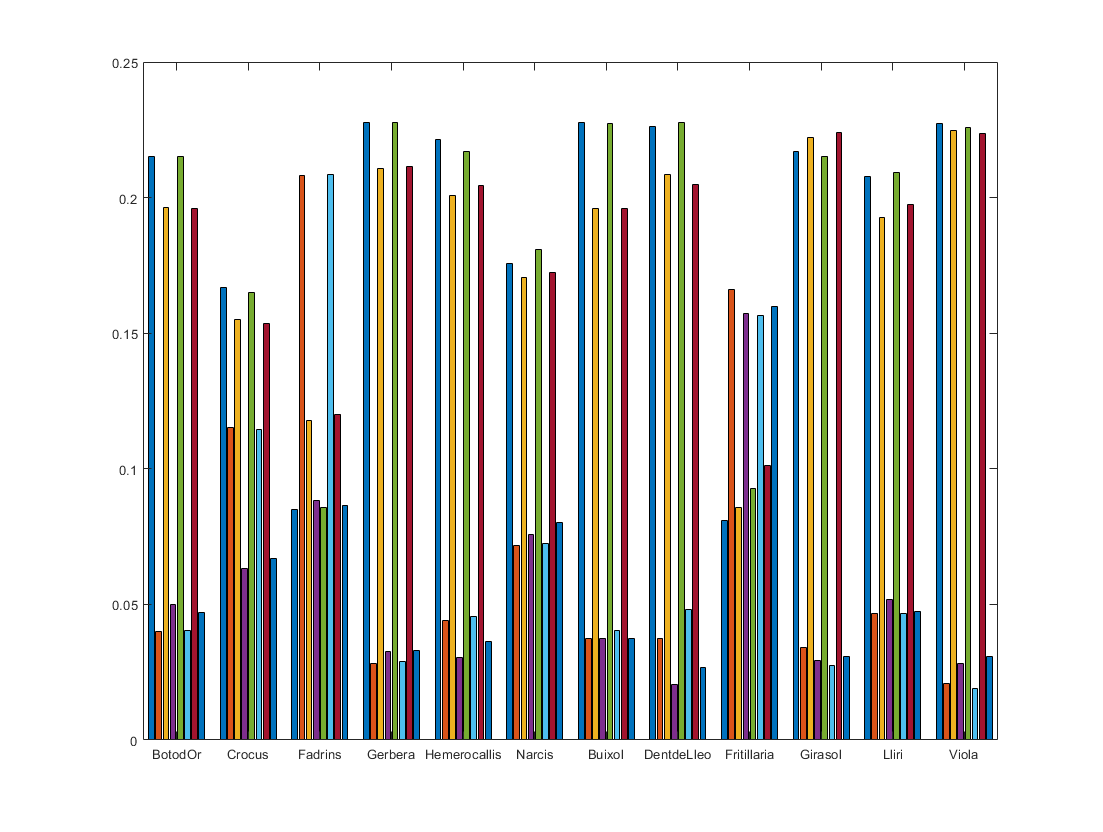
%> input picture Graficosdocs/bars.png, 1103 x 832 px
$ octave --eval "result = maybeedge(imread('Graficosdocs/bars.png'));"   (GNU Octave 9; MATLAB toolbox functions it lacks are replaced by stand-ins)
%> lines starting %> are read from the running program, lines starting %| are printed output that depends on the picture; in (x1, y1, x2, y2) boxes, pixels count from 0 and x2, y2 are one past the last pixel; in counts of white or black regions, pixels touching at a corner belong together; the program's own positions count from 1
function [result,final] = maybeedge (im)

gray = rgb2gray(im);
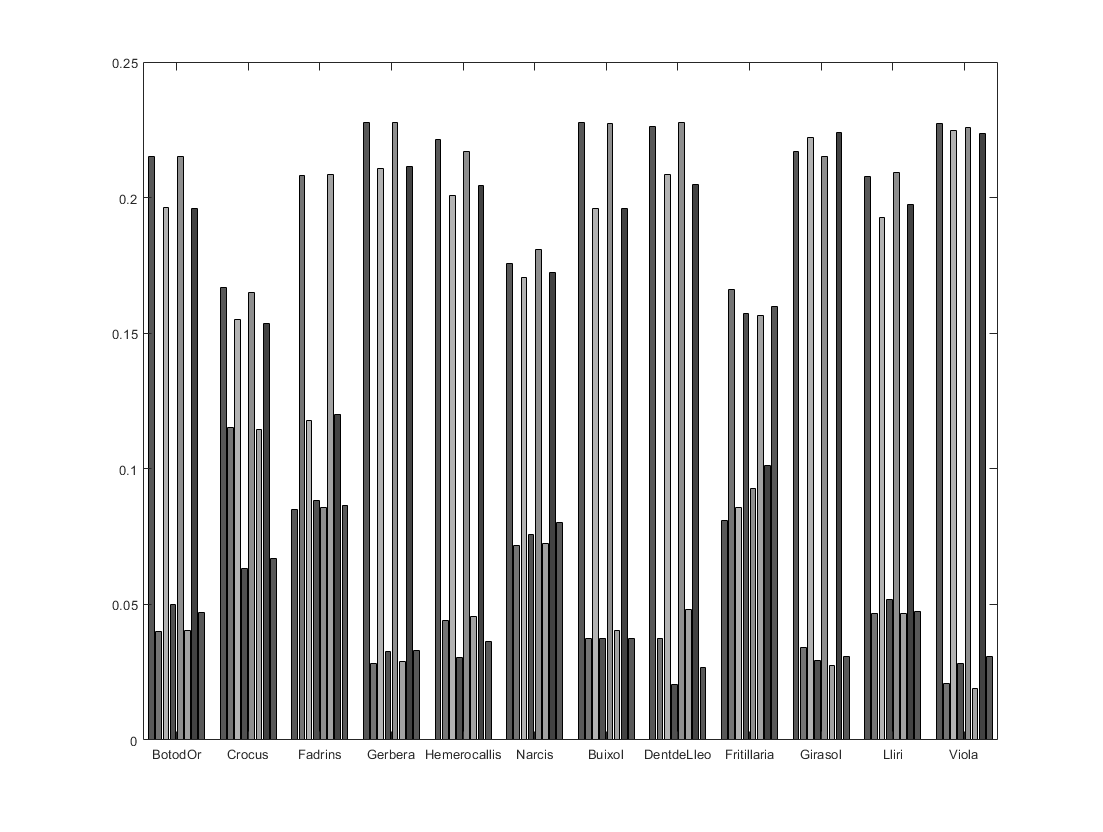
%> gray: size 832x1103 uint8; min 0, max 255, mean 212.6
canny5 = edge(gray,'Canny');
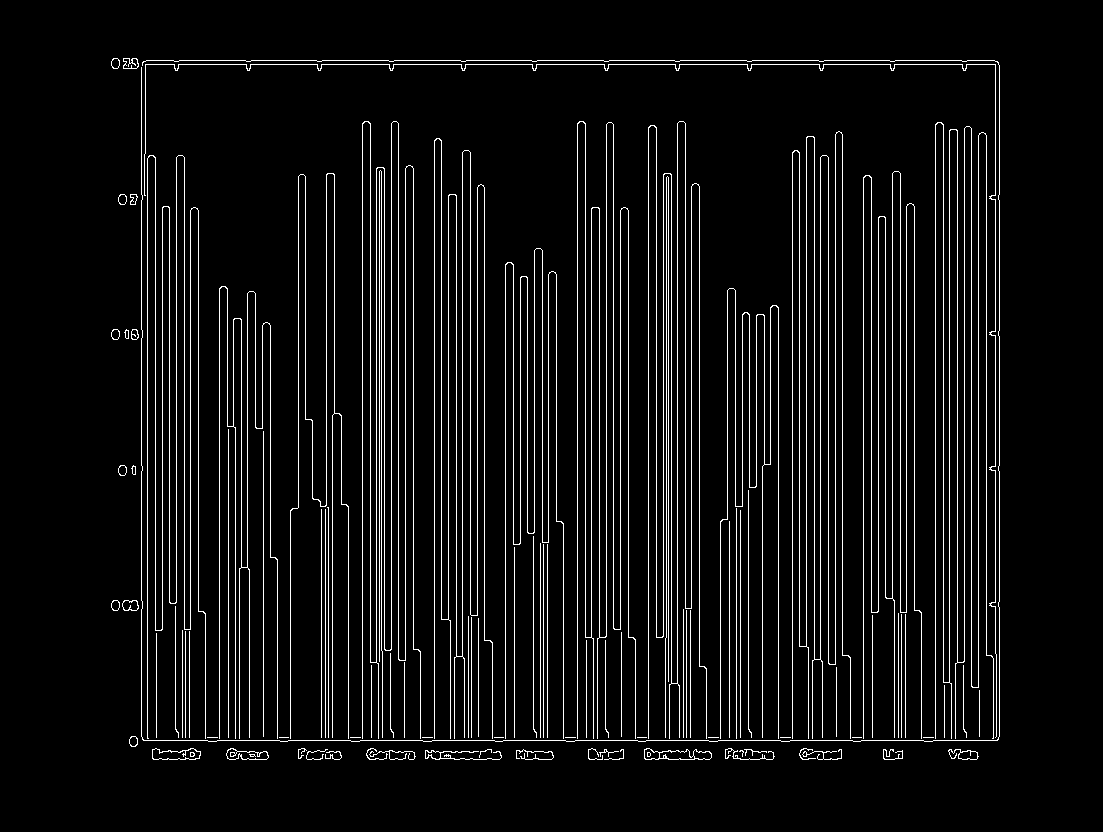
%> canny5: size 832x1103 logical; 6.4% white in thin lines or dots, all inside (x1, y1, x2, y2) = (111, 58, 1000, 760)
canny3 = edge(gray,'Canny',[0.1 0.5],7.0);
%> canny3: size 832x1103 logical; 2.1% white in thin lines or dots, all inside (x1, y1, x2, y2) = (142, 121, 995, 741)
canny = imreconstruct(canny3,canny5);
%> canny: size 832x1103 logical; 5.4% white in thin lines or dots, all inside (x1, y1, x2, y2) = (141, 60, 1000, 742)
canny = imdilate(canny,strel('disk',2));
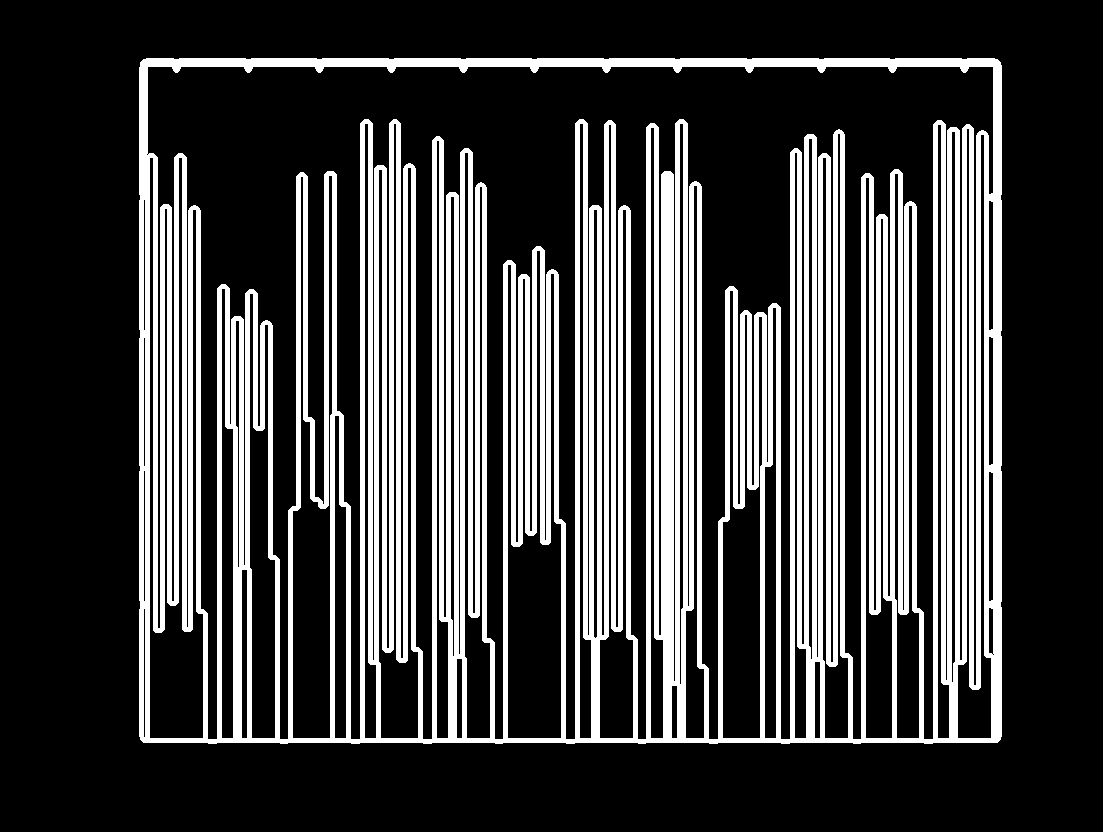
%> canny: size 832x1103 logical; 26.3% white; 1 white region, box (x1, y1, x2, y2) and area: (139, 58, 1002, 744) 241513
canny(1:4,1:end)=0;
canny(end-4:end,1:end)=0;
canny(1:end,1:4)=0;
canny(1:end,end-4:end)=0;
cc = bwconncomp(canny);
%> cc = 1 connected component
%figure, imagesc(imfill(labelmatrix(cc),'holes')), drawnow
stats = regionprops(cc,'Area');
%> stats = 1 region; Area: 241513

area = size(im);
%> area = [832 1103 3]
area = area(1) * area(2);
%> area = 917696

siz = size(find([stats.Area] > area*0.05));
%> siz = [1 1]
count = 1;
 while (siz(2) == 0)
     count = count +  1;
    canny = imdilate(canny,strel('disk',2));
    %figure,imshow(canny);
    borde = canny;
    canny(1:4,1:end)=0;
    canny(end-4:end,1:end)=0;
    canny(1:end,1:4)=0;
    canny(1:end,end-4:end)=0;
    canny = imfill(canny,'holes');
    cc = bwconncomp(canny);
    stats = regionprops(cc,'Area');
    siz = size(find([stats.Area] > area*0.6));
 end
%> this loop made 0 passes
%> after the loop, count = 1

 %figure, imagesc(imfill(labelmatrix(cc),'holes')), drawnow
 for i = 1:count
    canny = imerode(canny,strel('disk',2));
 end
%> this loop made 1 pass
%> pass 1, in maybeedge, `canny = imerode(canny,strel('disk',2));`:
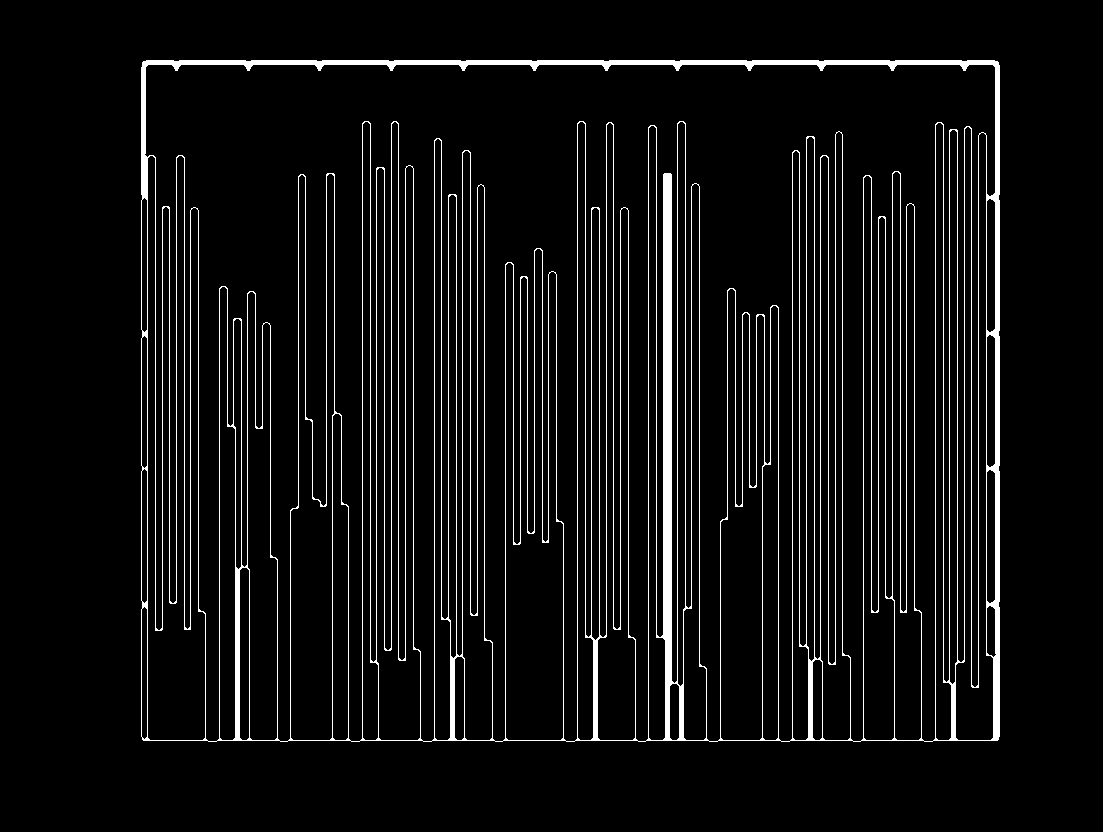
%> canny: size 832x1103 logical; 6.6% white; 1 white region, box (x1, y1, x2, y2) and area: (141, 60, 1000, 742) 60241

 C = bwareaopen(canny,round(area/3));
%> C: size 832x1103 logical; every value is 0
 final =  imreconstruct(C,canny);
 final =  im2double(final);
%> final: size 832x1103 double; every value is 0

 borde = imsubtract (imdilate(final,strel('disk',7)),imerode(final,strel('disk',7)));
 final = imfill(borde,'holes');
 final = imsubtract(borde, final);

 final(final == -1) = 1;
 final(final == 0) = 3;
%> final: size 832x1103 double; every value is 3
 final(borde == 1) = 0;


  final3 = cat(3,final,final,final);
%> final3: size 832x1103x3 double; every value is 3
  result = im;
%> result is the input picture: size 832x1103x3 uint8; mean R, G, B 213.5, 212.8, 209.2
  result(final3 == 3) = 0;
%> result: size 832x1103x3 uint8; every value is 0
